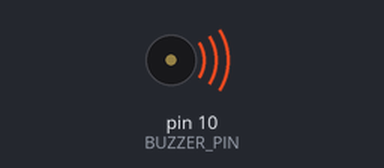
Bench run of a program on a simulated Arduino Mega 2560, built with avr-gcc and run on an emulated ATmega2560. On the bench: buzzer (waves = sounding).

Above: at 0.1 s.
Timing chart, 0 to 40.0 s (numbered marks = the images above):
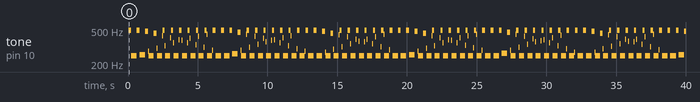

Measured:
- by itself, tone on pin 10 (BUZZER_PIN): plays 495 Hz for 0.20 s, 249 Hz for 0.40 s, 495 Hz for 0.20 s, 255 Hz for 0.40 s, 482 Hz for 0.20 s, 281 Hz for 0.04 s … (223 notes in this stretch)

The program:

main.cpp
```cpp
#include <Arduino.h>

const int BUZZER_PIN = 10;
String input;
int inputNumber;
int dt1 = 1;
int dt2 = 2;

void setup() {
  pinMode(BUZZER_PIN, OUTPUT);

  Serial.begin(9600);
}


void loop() {
  // BUZZ if selected number is over 10
  //////////////////////////////////
  // Serial.println("Enter a number:");
  // while (Serial.available() == 0) {
  //   // Wait for input from Serial monitor
  // }
  // input = Serial.readString();
  // inputNumber = input.toInt(); // Convert the input string to an integer
  // if(inputNumber > 10) {

  //   digitalWrite(BUZZER_PIN, HIGH);
  //   Serial.println("Buzzer ON");
  // } else {
  //   digitalWrite(BUZZER_PIN, LOW);
  //   Serial.println("Buzzer OFF");
  // }

  // Changing tone
  for(int i = 0; i < 100; i++) {
    digitalWrite(BUZZER_PIN, HIGH);
    delay(dt1);
    digitalWrite(BUZZER_PIN, LOW);
    delay(dt1);
  }

  for(int i = 0; i < 100; i++) {
    digitalWrite(BUZZER_PIN, HIGH);
    delay(dt2);
    digitalWrite(BUZZER_PIN, LOW);
    delay(dt2);
  }
}
```
